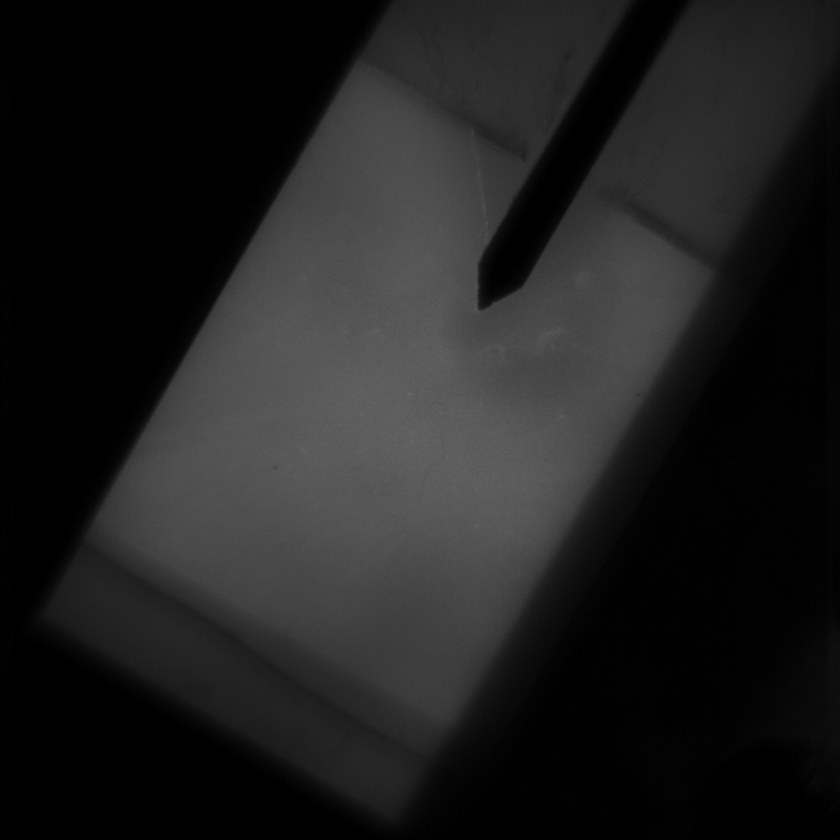
#> input picture data/raw_data/60/num_0.jpg, 840 x 840 px, shrunk from 1024 x 1024 before the run
$ jupyter execute --allow-errors 'Data preprocessing.ipynb'
#> lines starting #> are read from the running program, lines starting #| are printed output that depends on the picture
[cell 1]
import glob
import numpy as np
import matplotlib.pyplot as plt
import cv2
import pandas as pd
import os
import scipy
from scipy.ndimage.interpolation import rotate

degree = 60
degree_folder = glob.glob('./data/raw_data/{}/*'.format(str(degree)))
output_loc = os.path.join('./data/rotate_data/'+str(degree))

try:
    os.mkdir(output_loc)
except OSError:
    pass

img = cv2.imread(degree_folder[0], cv2.IMREAD_GRAYSCALE)
#> img is the input picture: shape (840, 840); min 0, max 105, mean 30.9
img = rotate(img, degree , reshape=False)
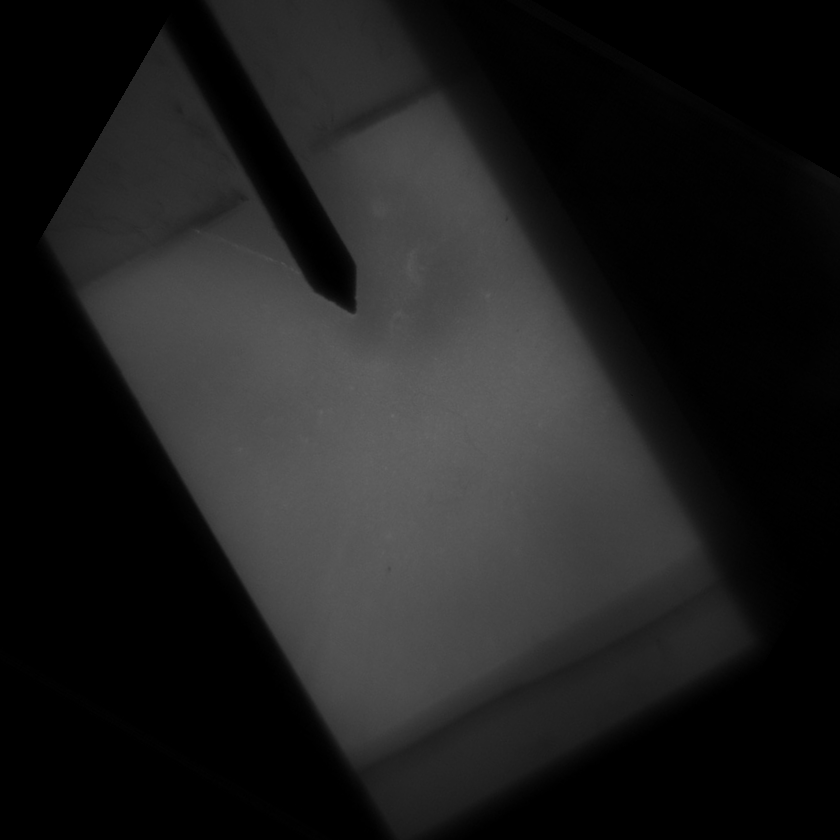
#> img: shape (840, 840); min 0, max 105, mean 29.8

def mouse_click(event, x, y, flags, param):
    global crack_tip_x, crack_tip_y
    if event == cv2.EVENT_LBUTTONUP:
        crack_tip_x, crack_tip_y = x, y
        print('EVENT_LBUTTONUP: %d, %d' %(x, y))

cv2.namedWindow('Click')
cv2.imshow('Click', img)
cv2.setMouseCallback('Click', mouse_click, img)
cv2.waitKey()
cv2.destroyAllWindows()

### cutting parameter
up, down, left, right = 50, 50, 20,80
# crack_tip_x, crack_tip_y = 389, 499

#> (the rest of this cell did not finish here and is left out)
